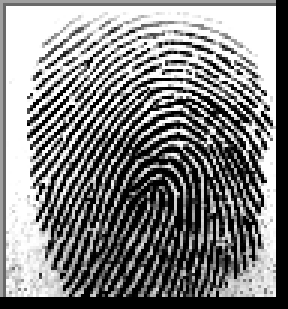
#> input picture apps/backend/tests/fixtures/socofing_real/100__M_Left_index_finger.BMP, 96 x 103 px (shown 3 times larger)
$ python -i fingerprint_image_enhancer_impl.py   (imports and definitions only)
#> lines starting #> are read from the running program, lines starting #| are printed output that depends on the picture; after the words box and inside, x2 and y2 are one past the last pixel; in counts of white or black regions, pixels touching at a corner belong together
import cv2
import numpy as np
from scipy import ndimage, signal
from skimage.morphology import skeletonize


class FingerprintImageEnhancerImpl:
    """Servicio de mejora de imagen para huellas dactilares."""

    def __init__(self):
        self.ridge_segment_blksze = 16
        self.ridge_segment_thresh = 0.1
        self.gradient_sigma = 1
        self.block_sigma = 7
        self.orient_smooth_sigma = 7
        self.ridge_freq_blksze = 38
        self.ridge_freq_windsze = 5
        self.min_wave_length = 5
        self.max_wave_length = 15
        self.relative_scale_factor_x = 0.65
        self.relative_scale_factor_y = 0.65
        self.angle_inc = 3
        self.ridge_filter_thresh = -3

        self._mask = []
        self._normim = []
        self._orientim = []
        self._freq = []
        self._binim = []

    def __normalise(self, img: np.ndarray) -> np.ndarray:
        """Normaliza la imagen."""
        if np.std(img) == 0:
            raise ValueError("La desviación estándar de la imagen es 0.")
        normed = (img - np.mean(img)) / np.std(img)
        return normed

    def __ridge_segment(self, img: np.ndarray) -> None:
        """Normaliza la imagen de la huella y segmenta la región de las crestas."""
        rows, cols = img.shape
        normalized_im = self.__normalise(img)

        # Redimensionar la imagen para ajustar a bloques
        new_rows = int(
            self.ridge_segment_blksze
            * np.ceil(float(rows) / float(self.ridge_segment_blksze))
        )
        new_cols = int(
            self.ridge_segment_blksze
            * np.ceil(float(cols) / float(self.ridge_segment_blksze))
        )

        padded_img = np.zeros((new_rows, new_cols))
        stddevim = np.zeros((new_rows, new_cols))
        padded_img[:rows, :cols] = normalized_im

        # Calcular la desviación estándar por bloque
        for i in range(0, new_rows, self.ridge_segment_blksze):
            for j in range(0, new_cols, self.ridge_segment_blksze):
                block = padded_img[
                    i : i + self.ridge_segment_blksze, j : j + self.ridge_segment_blksze
                ]
                stddevim[
                    i : i + self.ridge_segment_blksze, j : j + self.ridge_segment_blksze
                ] = np.std(block)

        stddevim = stddevim[:rows, :cols]
        self._mask = (
            stddevim > self.ridge_segment_thresh
        )  # Ajuste para una máscara menos restrictiva
        self._normim = (normalized_im - np.mean(normalized_im[self._mask])) / np.std(
            normalized_im[self._mask]
        )

    def __ridge_orient(self):
        """Mejorar el cálculo de la orientación de las crestas."""
        # Calcular los gradientes de la imagen normalizada
        sze = int(np.fix(6 * self.gradient_sigma))
        if sze % 2 == 0:
            sze += 1
        gauss = cv2.getGaussianKernel(sze, self.gradient_sigma)
        filter_gauss = gauss * gauss.T

        filter_grad_y, filter_grad_x = np.gradient(filter_gauss)
        gradient_x = signal.convolve2d(self._normim, filter_grad_x, mode="same")
        gradient_y = signal.convolve2d(self._normim, filter_grad_y, mode="same")

        # Calcular los productos de gradiente para las matrices de covarianza
        grad_x2 = gradient_x**2
        grad_y2 = gradient_y**2
        grad_xy = gradient_x * gradient_y

        # Suavizar la covarianza
        sze = int(np.fix(6 * self.block_sigma))
        gauss = cv2.getGaussianKernel(sze, self.block_sigma)
        filter_gauss = gauss * gauss.T

        grad_x2 = ndimage.convolve(grad_x2, filter_gauss)
        grad_y2 = ndimage.convolve(grad_y2, filter_gauss)
        grad_xy = 2 * ndimage.convolve(grad_xy, filter_gauss)

        # Solución analítica de la dirección principal
        denom = np.sqrt(grad_xy**2 + (grad_x2 - grad_y2) ** 2) + np.finfo(float).eps
        sin_2_theta = grad_xy / denom
        cos_2_theta = (grad_x2 - grad_y2) / denom

        # Suavizar el campo de orientación con mayor suavizado
        if self.orient_smooth_sigma:
            sze = int(np.fix(6 * self.orient_smooth_sigma))
            if sze % 2 == 0:
                sze += 1
            gauss = cv2.getGaussianKernel(sze, self.orient_smooth_sigma)
            filter_gauss = gauss * gauss.T
            cos_2_theta = ndimage.convolve(cos_2_theta, filter_gauss)
            sin_2_theta = ndimage.convolve(sin_2_theta, filter_gauss)

        # Convertir el ángulo en radianes
        self._orientim = np.pi / 2 + np.arctan2(sin_2_theta, cos_2_theta) / 2

    def __ridge_freq(self) -> None:
        """Calcula la frecuencia de las crestas en la imagen."""

        rows, cols = self._normim.shape
        freq = np.zeros((rows, cols))

        for i in range(0, rows - self.ridge_freq_blksze, self.ridge_freq_blksze):
            for j in range(0, cols - self.ridge_freq_blksze, self.ridge_freq_blksze):
                blkim = self._normim[
                    i : i + self.ridge_freq_blksze, j : j + self.ridge_freq_blksze
                ]
                blkor = self._orientim[
                    i : i + self.ridge_freq_blksze, j : j + self.ridge_freq_blksze
                ]

                freq_block = self.__frequest(blkim, blkor)
                freq[i : i + self.ridge_freq_blksze, j : j + self.ridge_freq_blksze] = (
                    freq_block
                )

        self._freq = freq * self._mask
        self._mean_freq = np.mean(self._freq[self._freq > 0])
        self._freq[self._freq == 0] = (
            self._mean_freq
        )  # Rellenar con la frecuencia promedio en áreas faltantes

    def __frequest(self, blkim: np.ndarray, blkor: np.ndarray) -> np.ndarray:
        """Estimación de la frecuencia de crestas."""
        rows, _ = np.shape(blkim)
        cosorient = np.mean(np.cos(2 * blkor))
        sinorient = np.mean(np.sin(2 * blkor))
        orient = np.arctan2(sinorient, cosorient) / 2

        rotim = ndimage.rotate(blkim, orient / np.pi * 180 + 90, reshape=False)
        cropsze = int(np.fix(rows / np.sqrt(2)))
        offset = int(np.fix((rows - cropsze) / 2))
        rotim = rotim[offset : offset + cropsze, offset : offset + cropsze]

        proj = np.sum(rotim, axis=0)
        dilation = ndimage.grey_dilation(
            proj, self.ridge_freq_windsze, structure=np.ones(self.ridge_freq_windsze)
        )

        temp = np.abs(dilation - proj)
        peak_thresh = 2
        maxpts = (temp < peak_thresh) & (proj > np.mean(proj))

        maxind = np.where(maxpts)
        _, cols_maxind = np.shape(maxind)

        if cols_maxind < 2:
            return np.zeros(blkim.shape)
        wave_length = (maxind[0][-1] - maxind[0][0]) / (cols_maxind - 1)
        if self.min_wave_length <= wave_length <= self.max_wave_length:
            return 1 / wave_length * np.ones(blkim.shape)
        return np.zeros(blkim.shape)

    def __ridge_filter(self):
        norm_im = np.double(self._normim)
        rows, cols = norm_im.shape
        newim = np.zeros((rows, cols))

        freq_1d = np.reshape(self._freq, (1, rows * cols))
        ind = np.where(freq_1d > 0)

        ind = np.array(ind)
        ind = ind[1, :]

        non_zero_elems_in_freq = freq_1d[0][ind]
        non_zero_elems_in_freq = (
            np.double(np.round((non_zero_elems_in_freq * 100))) / 100
        )

        unfreq = np.unique(non_zero_elems_in_freq)

        sigmax = 1 / unfreq[0] * self.relative_scale_factor_x
        sigmay = 1 / unfreq[0] * self.relative_scale_factor_y

        sze = int(np.round(3 * np.max([sigmax, sigmay])))

        mesh_x, mesh_y = np.meshgrid(
            np.linspace(-sze, sze, (2 * sze + 1)), np.linspace(-sze, sze, (2 * sze + 1))
        )

        reffilter = np.exp(
            -(
                (np.power(mesh_x, 2)) / (sigmax * sigmax)
                + (np.power(mesh_y, 2)) / (sigmay * sigmay)
            )
        ) * np.cos(2 * np.pi * unfreq[0] * mesh_x)

        filt_rows, filt_cols = reffilter.shape

        angle_range = int(180 / self.angle_inc)

        gabor_filter = np.zeros((angle_range, filt_rows, filt_cols))

        for filter_idx in range(angle_range):
            rot_filt = ndimage.rotate(
                reffilter, -(filter_idx * self.angle_inc + 90), reshape=False
            )
            gabor_filter[filter_idx] = rot_filt

        maxsze = int(sze)

        temp = self._freq > 0
        valid_r, valid_c = np.where(temp)

        temp1 = valid_r > maxsze
        temp2 = valid_r < rows - maxsze
        temp3 = valid_c > maxsze
        temp4 = valid_c < cols - maxsze

        final_temp = temp1 & temp2 & temp3 & temp4

        finalind = np.where(final_temp)[
            0
        ]  # Obtenemos los índices en una única dimensión

        # Comprobar si finalind está vacío
        if len(finalind) == 0:
            return  # Si no hay índices válidos, no hacemos nada

        orientindex = np.round(self._orientim / np.pi * 180 / self.angle_inc).astype(
            int
        )
        maxorientindex = np.round(180 / self.angle_inc).astype(int)

        for i in range(rows):
            for j in range(cols):
                if orientindex[i][j] < 1:
                    orientindex[i][j] += maxorientindex
                if orientindex[i][j] > maxorientindex:
                    orientindex[i][j] -= maxorientindex

        sze = int(sze)

        for k in range(len(finalind)):  # Recorremos los índices válidos
            cur_r = valid_r[finalind[k]]
            cur_c = valid_c[finalind[k]]

            # Comprobar si los índices están dentro de los límites y corregir
            if (
                cur_r - sze >= 0
                and cur_r + sze + 1 <= rows
                and cur_c - sze >= 0
                and cur_c + sze + 1 <= cols
            ):
                img_block = norm_im[
                    cur_r - sze : cur_r + sze + 1, cur_c - sze : cur_c + sze + 1
                ]

                # Comprobar si las dimensiones de img_block son correctas
                if (
                    img_block.shape
                    == gabor_filter[int(orientindex[cur_r][cur_c]) - 1].shape
                ):
                    newim[cur_r][cur_c] = np.sum(
                        img_block * gabor_filter[int(orientindex[cur_r][cur_c]) - 1]
                    )

        self._binim = newim < self.ridge_filter_thresh

    def enhance(self, img: np.ndarray, resize: bool = True) -> np.ndarray:
        """Mejorar la imagen de entrada.

        Args:
            img (np.ndarray): Imagen de entrada.
            resize (bool, optional): Redimensionar la imagen de entrada. Defaults to True.

        Returns:
            np.ndarray: Imagen mejorada.
        """
        if resize:
            rows, cols = np.shape(img)
            aspect_ratio = np.double(rows) / np.double(cols)

            new_rows = 350  # número seleccionado aleatoriamente
            new_cols = int(new_rows / aspect_ratio)

            img = cv2.resize(img, (new_cols, new_rows))

        # Normalización
        self.__ridge_segment(img)

        # Orientación de crestas
        self.__ridge_orient()

        # Frecuencia de crestas
        self.__ridge_freq()

        # Filtro Gabor
        self.__ridge_filter()

        return np.uint8(self._binim * 255)

    def skeletonize(self, img: np.ndarray) -> np.ndarray:
        """Aplica skeletonización a la imagen mejorada."""
        img_bin = img // 255
        skeleton = skeletonize(img_bin.astype(np.uint8))
        skeleton_255 = (skeleton * 255).astype(np.uint8)
        return skeleton_255

>>> import cv2
>>> picture = cv2.imread('../../../../apps/backend/tests/fixtures/socofing_real/100__M_Left_index_finger.BMP', cv2.IMREAD_GRAYSCALE)
#> picture is the input picture: shape (103, 96); min 0, max 255, mean 130
>>> result = FingerprintImageEnhancerImpl().enhance(picture)
#> after the loop in __ridge_segment, `for i in range(0, new_rows, self.ridge_segment_blksze):`:
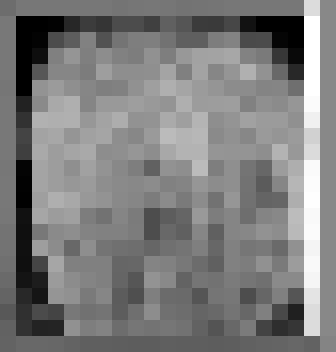
#> stddevim: shape (352, 336) float64; min 2.22e-16, max 1.3, mean 0.638; drawn with min black and max white
#> in __ridge_segment, `self._mask = ( stddevim > self.ridge_segment_thresh )`:
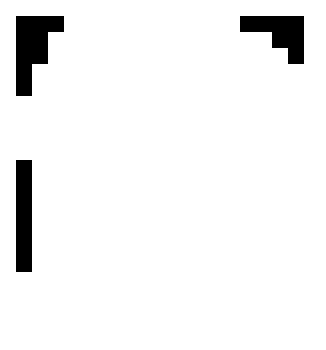
#> self._mask: shape (350, 326) bool; 94.8% white; 3 black regions, box (x1, y1, x2, y2) and area: (16, 16, 64, 96) 2304, (240, 16, 304, 64) 1792, (16, 160, 32, 272) 1792
#> after the loop in __ridge_freq, `for i in range(0, rows - self.ridge_freq_blksze, self.ridge_freq_blksz..`:
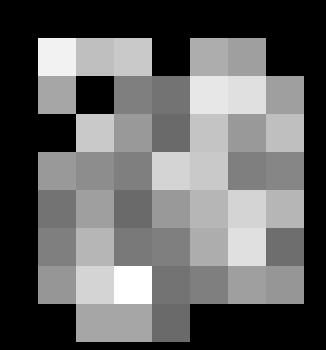
#> freq: shape (350, 326) float64; min 0, max 0.2, mean 0.0782; drawn with min black and max white
#> in __ridge_filter, `temp = self._freq > 0`: temp: shape (350, 326) bool; every value is 1
#> in __ridge_filter, `orientindex = np.round(self._orientim / np.pi * 180 / self.angle_inc)...`:
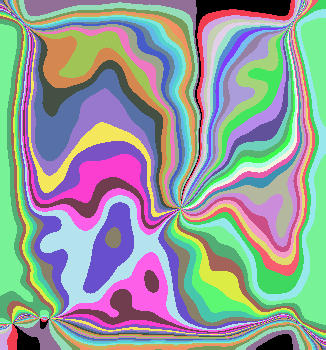
#> orientindex: shape (350, 326) int64; 61 distinct labels, from 0 to 60; one colour per label, 0 black
#> after the loop in __ridge_filter, `for i in range(rows):`:
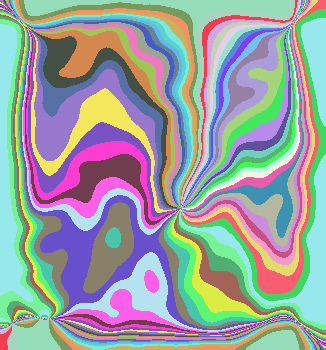
#> orientindex: shape (350, 326) int64; 60 distinct labels, from 1 to 60; one colour per label, 0 black
#> after the loop in __ridge_filter, `for k in range(len(finalind)):`:
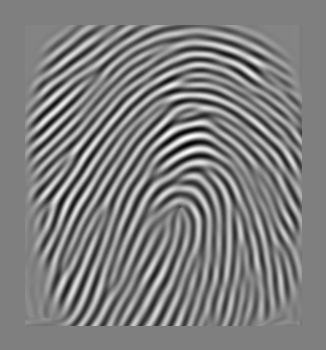
#> newim: shape (350, 326) float64; min -136.2, max 136.5, mean -0.1; drawn with min black and max white
#> in __ridge_filter, `self._binim = newim < self.ridge_filter_thresh`:
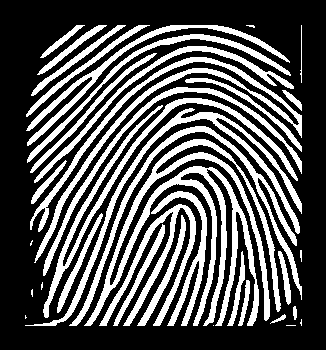
#> self._binim: shape (350, 326) bool; 33.2% white; 37 white regions (8 under 20 px), largest, box (x1, y1, x2, y2) and area: (84, 139, 281, 326) 7698, (30, 57, 302, 263) 3822, (25, 108, 302, 326) 3050

$ run again, on apps/backend/tests/fixtures/socofing_real/100__M_Left_little_finger.BMP
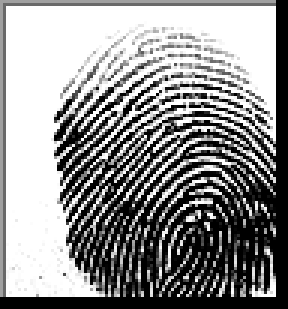
#> input picture apps/backend/tests/fixtures/socofing_real/100__M_Left_little_finger.BMP, 96 x 103 px (shown 3 times larger)
#> picture is the input picture: shape (103, 96); min 0, max 255, mean 144.6
#> self._mask: shape (350, 326) bool; 81.6% white; 2 black regions, box (x1, y1, x2, y2) and area: (16, 16, 304, 320) 20736, (304, 224, 320, 240) 256
#> temp: shape (350, 326) bool; every value is 1
#> after the loop in __ridge_filter, `for i in range(rows):`:
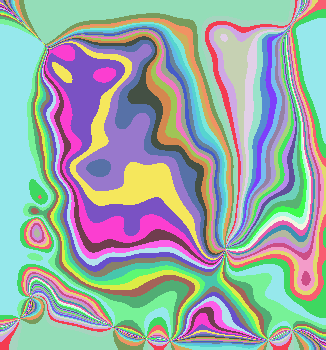
#> orientindex: shape (350, 326) int64; 60 distinct labels, from 1 to 60; one colour per label, 0 black
#> in __ridge_filter, `self._binim = newim < self.ridge_filter_thresh`:
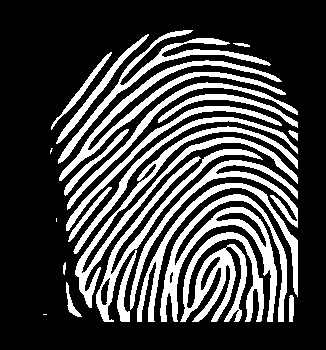
#> self._binim: shape (350, 326) bool; 26.9% white; 25 white regions (3 under 20 px), largest, box (x1, y1, x2, y2) and area: (160, 194, 287, 322) 3773, (75, 126, 298, 308) 3580, (180, 232, 264, 322) 3484

$ run again, on apps/backend/tests/fixtures/socofing_real/100__M_Left_middle_finger.BMP
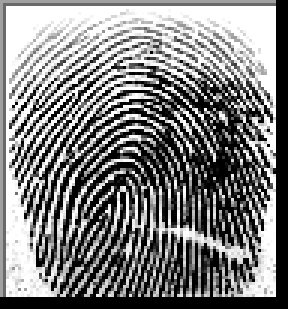
#> input picture apps/backend/tests/fixtures/socofing_real/100__M_Left_middle_finger.BMP, 96 x 103 px (shown 3 times larger)
#> picture is the input picture: shape (103, 96); min 0, max 255, mean 128.1
#> self._mask: shape (350, 326) bool; 98% white; 3 black regions, box (x1, y1, x2, y2) and area: (256, 16, 304, 64) 1280, (16, 16, 48, 48) 768, (16, 256, 32, 272) 256
#> temp: shape (350, 326) bool; every value is 1
#> after the loop in __ridge_filter, `for i in range(rows):`:
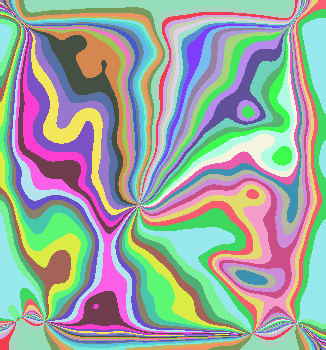
#> orientindex: shape (350, 326) int64; 60 distinct labels, from 1 to 60; one colour per label, 0 black
#> in __ridge_filter, `self._binim = newim < self.ridge_filter_thresh`:
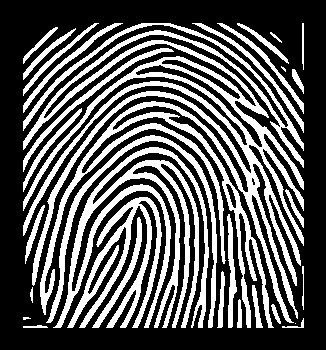
#> self._binim: shape (350, 326) bool; 35% white; 31 white regions (3 under 20 px), largest, box (x1, y1, x2, y2) and area: (23, 23, 304, 328) 20061, (53, 147, 209, 328) 6847, (67, 197, 162, 328) 3615

$ run again, on apps/backend/tests/fixtures/socofing_real/100__M_Left_ring_finger.BMP
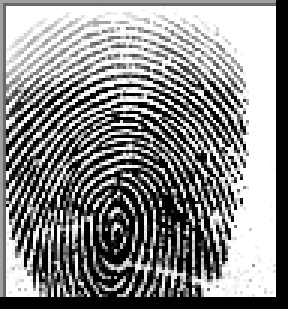
#> input picture apps/backend/tests/fixtures/socofing_real/100__M_Left_ring_finger.BMP, 96 x 103 px (shown 3 times larger)
#> picture is the input picture: shape (103, 96); min 0, max 255, mean 137.3
#> self._mask: shape (350, 326) bool; 93% white; 3 black regions, box (x1, y1, x2, y2) and area: (224, 16, 304, 320) 7424, (16, 16, 32, 32) 256, (256, 304, 272, 320) 256
#> temp: shape (350, 326) bool; every value is 1
#> in __ridge_filter, `self._binim = newim < self.ridge_filter_thresh`:
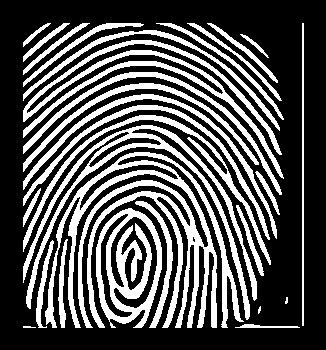
#> self._binim: shape (350, 326) bool; 32.5% white; 29 white regions (2 under 20 px), largest, box (x1, y1, x2, y2) and area: (45, 152, 244, 328) 9035, (23, 125, 257, 320) 4318, (23, 40, 284, 179) 4132
